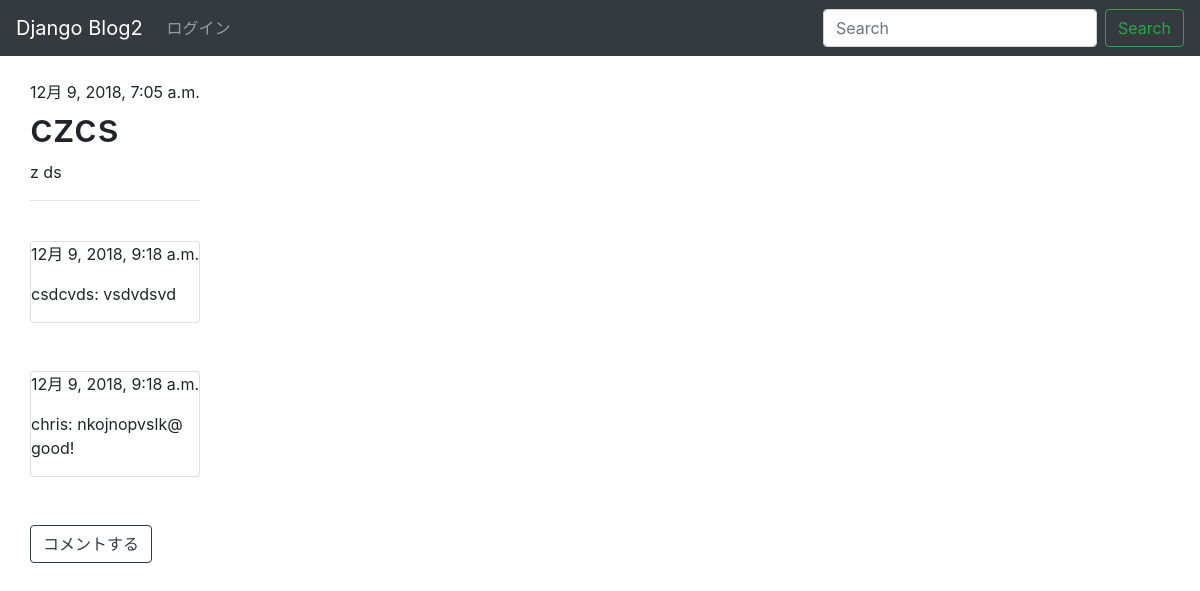
/post/5/, run on the app's committed database.
### blog/models.py (models this page shows, shortened)
class Post(models.Model):
    author = models.ForeignKey("auth.User", on_delete=models.CASCADE)
    title = models.CharField(max_length=200)
    text = models.TextField()
    created_date = models.DateTimeField(default=timezone.now)
    published_date = models.DateTimeField(blank=True, null=True)

class Comment(models.Model):
    post = models.ForeignKey("blog.Post", on_delete=models.CASCADE, related_name="comments")
    author = models.CharField(max_length=50)
    text = models.TextField()
    created_date = models.DateTimeField(default=timezone.now)

### blog/views.py (the view)
# urls.py: path("post/<int:pk>/", views.post_detail, name="post_detail"),
def post_detail(request, pk):
    post = get_object_or_404(Post, pk=pk)
    return render(request, "blog/post_detail.html", {"post": post})

### blog/templates/blog/post_detail.html (shortened to what this page needs)
{% extends "blog/base.html" %}
{% block content %}
 {% if post.published_date %}
  {{ post.published_date }}
 {% else %}
  <a class="btn btn-success btn-sm" href="{% url 'post_publish' pk=post.pk %}">公開</a>
 {% endif %}
 <h1>{{ post.title }}</h1>
<p>{{ post.text|linebreaksbr|urlize }}</p>
<hr>
{% for comment in post.comments.all %}
<br>
<div class="card">
 <p>{{ comment.created_date }}</p>
 <p>{{ comment.author }}: {{ comment.text|linebreaksbr|urlize }}</p>
</div>
<br>
{% empty %}
 <p>まだコメントはありません。</p>
{% endfor %}
<br>
<a href="{% url 'add_comment_to_post' pk=post.pk %}" type="button" class="btn btn-outline-dark">コメントする</a>
{% endblock content %}

### data on the page
Post: published_date "12月 9, 2018, 7:05 a.m.", title "czcs", text "z ds"
Comment: created_date "12月 9, 2018, 9:18 a.m.", author "csdcvds", text "vsdvdsvd"
Comment: created_date "12月 9, 2018, 9:18 a.m.", author "chris", text "nkojnopvslk@ good!"
